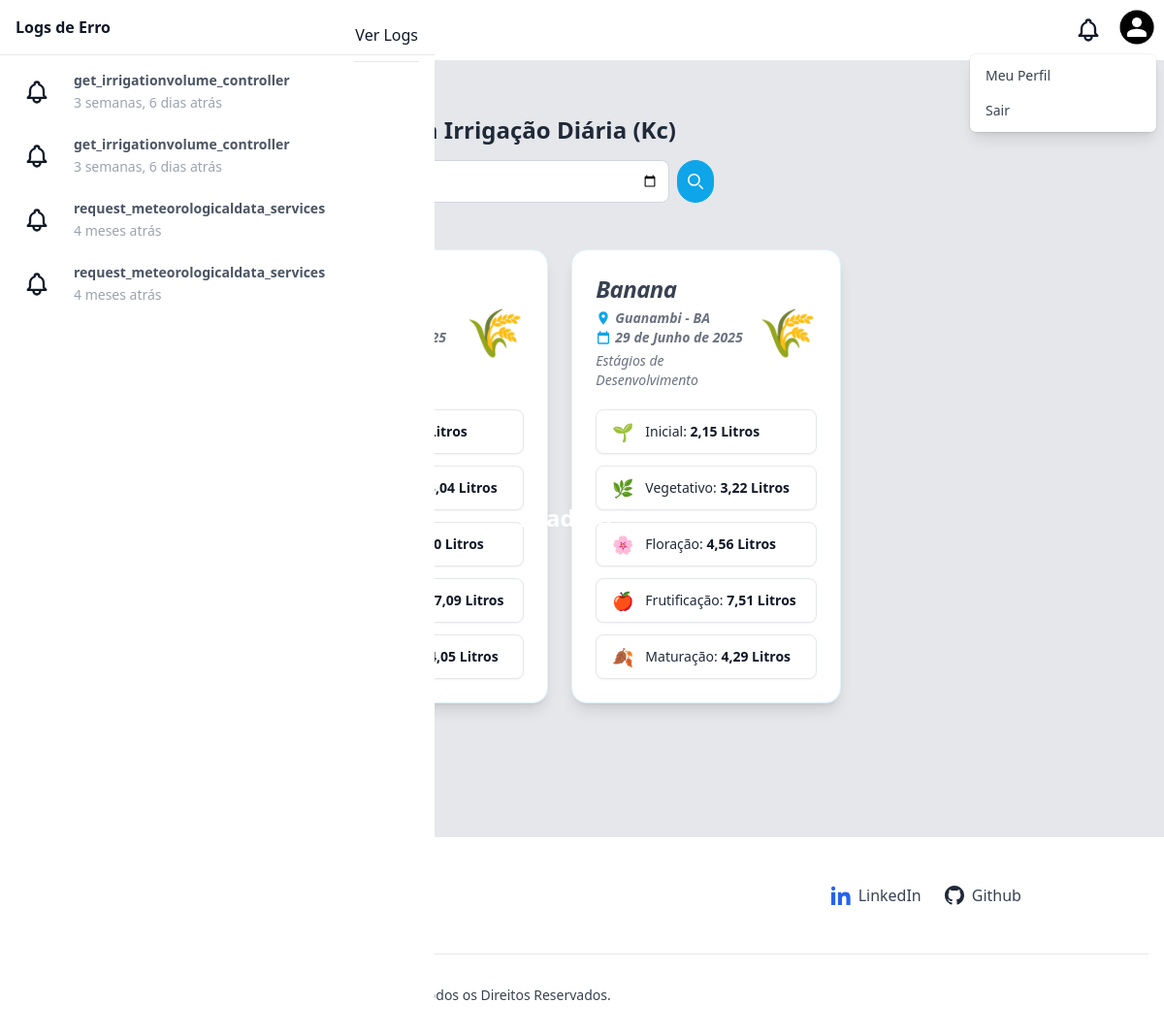
Page /irrigationvolumes/dates/ (signed in) on the earlier database version.
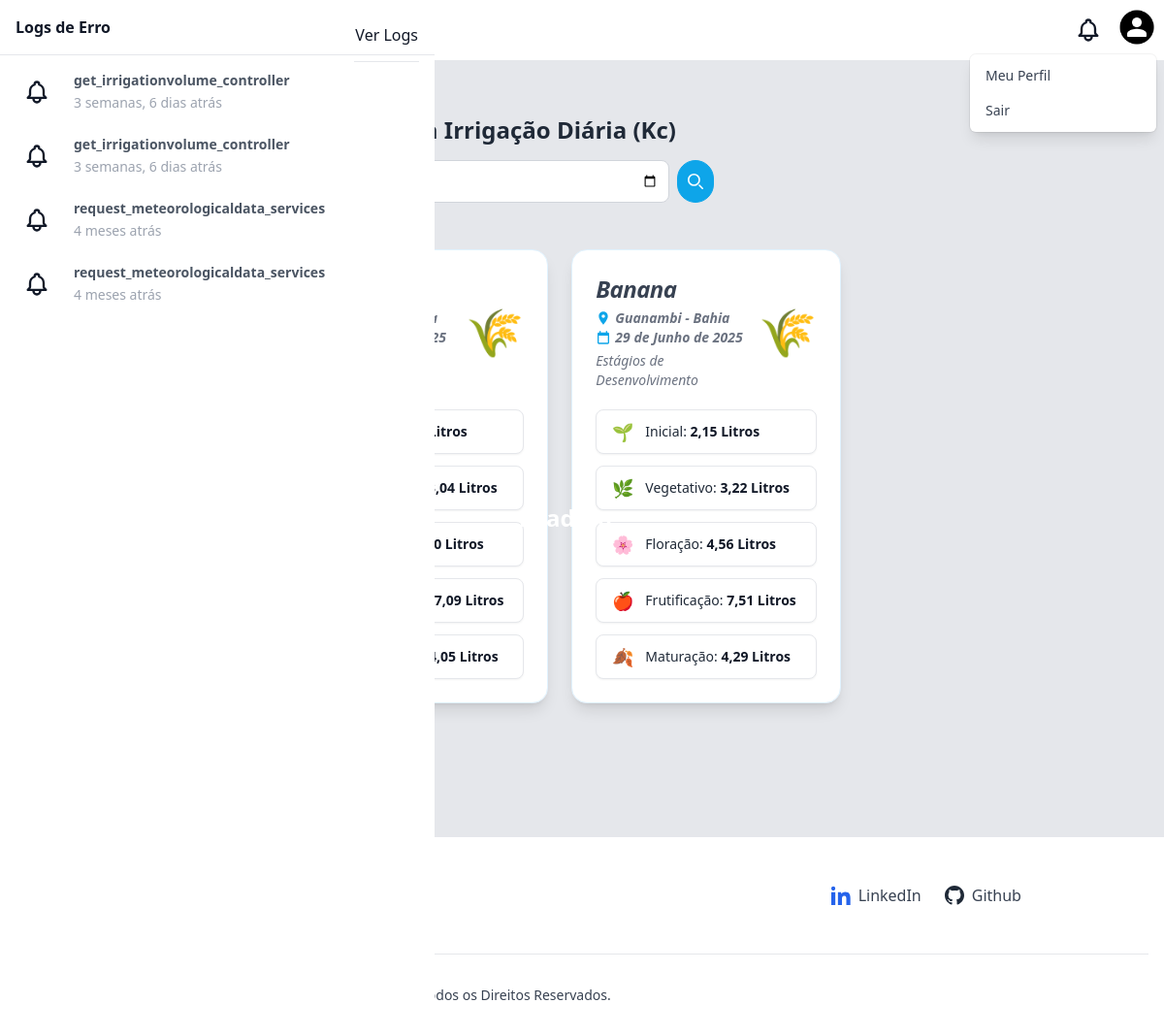
Same page on the later database version.
### irrigationvolumes/models.py (models this page shows, shortened)
class IrrigationVolume(models.Model):
    phase_initial = models.FloatField()
    phase_vegetative = models.FloatField()
    phase_flowering = models.FloatField()
    phase_fruiting = models.FloatField()
    phase_maturation = models.FloatField()
    date = models.DateField()
    culturevegetable = models.ForeignKey(
        CultureVegetable,
        on_delete=models.CASCADE,
        blank=False
    )
    meteorologicaldata = models.ForeignKey(
        MeteorologicalData,
        on_delete=models.CASCADE,
        blank=False
    )

### meteorologicaldatas/models.py (models this page shows, shortened)
class MeteorologicalData(models.Model):
    temperature_max = models.FloatField()
    temperature_min = models.FloatField()
    relative_humidity = models.FloatField()
    solar_radiation = models.FloatField()
    air_speed = models.FloatField()
    pressure = models.FloatField()
    date = models.DateField(auto_now=True)
    geolocation = models.ForeignKey(
        Geolocation,
        on_delete=models.CASCADE,
        blank=True,
        null=True
    )

### geolocations/models.py (models this page shows, shortened)
class Geolocation(models.Model):
    city = models.CharField(max_length=255)
    state = models.CharField(max_length=255)
    latitude = models.FloatField()
    longitude = models.FloatField()

### culturesvegetables/models.py (models this page shows, shortened)
class CultureVegetable(models.Model):
    name = models.CharField(max_length=255)
    phase_initial_kc = models.FloatField()
    phase_vegetative_kc = models.FloatField()
    phase_flowering_kc = models.FloatField()
    phase_fruiting_kc = models.FloatField()
    phase_maturation_kc = models.FloatField()

### irrigationvolumes/views.py (the view)
# urls.py: path('dates/', views.listForDate, name='irrigationvolume_list_date'),
@login_required(login_url='/auth/login/')
def listForDate(request):
    logs = Log.objects.order_by('-created_at')[:10]
    dateQuery = request.GET.get('date', '')
    formCultureVegetable = CultureVegetableForm()
    IrrigationVolumeList = IrrigationVolume.objects.all()
    if dateQuery:
        parsedDate = parse_date(dateQuery)
        if parsedDate:
            IrrigationVolumeList = IrrigationVolumeList.filter(date=parsedDate)
    IrrigationVolumeList = IrrigationVolumeList.order_by('-date')
    paginator = Paginator(IrrigationVolumeList, 12)
    pageNumber = request.GET.get('page')
    pageObj = paginator.get_page(pageNumber)
    return render(request, 'irrigationvolume/listfordate.html', context={
        'user': request.user,
        'logs': logs,
        'page_obj': pageObj,
        'date_query': dateQuery,
        'form_culture_vegetable': formCultureVegetable,
        'today': date.today()
    })

### templates/irrigationvolume/listfordate.html (shortened to what the changed rows need)
{% extends "base.html" %}
{% load static %}
{% block content %}
<div class="antialiased font-sans min-h-[800px] bg-gray-200">
  <div class="container mx-auto py-2 px-4 sm:px-8">
    <div class="py-12">
      <div>
        <h2 class="text-2xl font-semibold leading-tight text-gray-800">
          Volumes para Irrigação Diária (Kc)
        </h2>
      </div>
    {% if page_obj %}
        <div class="grid grid-cols-1 sm:grid-cols-2 lg:grid-cols-3 gap-6 mt-12 mb-12">
          {% for irrigationvolume in page_obj %}
            <div class="bg-gradient-to-br from-white to-white rounded-2xl shadow-lg p-6 border border-sky-100 hover:shadow-2xl transition-shadow duration-300 w-full max-w-md mx-auto">
              <div class="flex items-center justify-between mb-5">
                <div>
                  <h2 class="text-2xl font-extrabold text-gray-700 italic tracking-tight">{{ irrigationvolume.culturevegetable.name }}</h2>
                  <p class="text-sm text-gray-500 italic mt-1 flex items-center gap-1">
                    <svg xmlns="http://www.w3.org/2000/svg" class="h-4 w-4 text-sky-500" viewBox="0 0 24 24" fill="currentColor">
                      <path d="M12 2C8.14 2 5 5.14 5 9c0 5.25 7 13 7 13s7-7.75 7-13c0-3.86-3.14-7-7-7zm0 9.5c-1.38 0-2.5-1.12-2.5-2.5S10.62 6.5 12 6.5s2.5 1.12 2.5 2.5S13.38 11.5 12 11.5z"/>
                    </svg>
                    <strong>{{ irrigationvolume.meteorologicaldata.geolocation.city }} - {{ irrigationvolume.meteorologicaldata.geolocation.state }}</strong>
                  </p>
                  <p class="text-sm text-gray-500 italic flex items-center gap-1">
                    <svg xmlns="http://www.w3.org/2000/svg" class="h-4 w-4 text-sky-500" viewBox="0 0 24 24" fill="currentColor">
                      <path d="M19 4h-1V2h-2v2H8V2H6v2H5c-1.1 0-1.99.9-1.99 2L3 20c0 1.1.89 2 1.99 2H19c1.1 0 2-.9 2-2V6c0-1.1-.9-2-2-2zm0 16H5V9h14v11z"/>
                    </svg>
                    <strong>{{ irrigationvolume.date }}</strong>
                  </p>
                  <p class="text-sm text-gray-500 italic mt-1">Estágios de Desenvolvimento</p>
                </div>
                <div class="text-5xl text-emerald-500">🌾</div>
              </div>
              <div class="grid gap-3 text-sm text-gray-800">
                <div class="flex items-center bg-white border border-gray-200 px-4 py-2 rounded-lg shadow-sm hover:shadow-md transition">
                  <span class="mr-3 text-lg">🌱</span>
                  <span>Inicial: <strong class="text-gray-900">{{ irrigationvolume.phase_initial|floatformat:2 }} Litros</strong></span>
                </div>
                <div class="flex items-center bg-white border border-gray-200 px-4 py-2 rounded-lg shadow-sm hover:shadow-md transition">
                  <span class="mr-3 text-lg">🌿</span>
                  <span>Vegetativo: <strong class="text-gray-900">{{ irrigationvolume.phase_vegetative|floatformat:2 }} Litros</strong></span>
                </div>
                <div class="flex items-center bg-white border border-gray-200 px-4 py-2 rounded-lg shadow-sm hover:shadow-md transition">
                  <span class="mr-3 text-lg">🌸</span>
                  <span>Floração: <strong class="text-gray-900">{{ irrigationvolume.phase_flowering|floatformat:2 }} Litros</strong></span>
                </div>
                <div class="flex items-center bg-white border border-gray-200 px-4 py-2 rounded-lg shadow-sm hover:shadow-md transition">
                  <span class="mr-3 text-lg">🍎</span>
                  <span>Frutificação: <strong class="text-gray-900">{{ irrigationvolume.phase_fruiting|floatformat:2 }} Litros</strong></span>
                </div>
                <div class="flex items-center bg-white border border-gray-200 px-4 py-2 rounded-lg shadow-sm hover:shadow-md transition">
                  <span class="mr-3 text-lg">🍂</span>
                  <span>Maturação: <strong class="text-gray-900">{{ irrigationvolume.phase_maturation|floatformat:2 }} Litros</strong></span>
                </div>
              </div>
            </div>
          {% endfor %}
        </div>
      {% endif %}
    </div>
  </div>
</div>
{% endblock %}

Differences in the rows shown:
changed through a linked row, IrrigationVolume "Banana": meteorologicaldata.geolocation.state "BA" → "Bahia"
